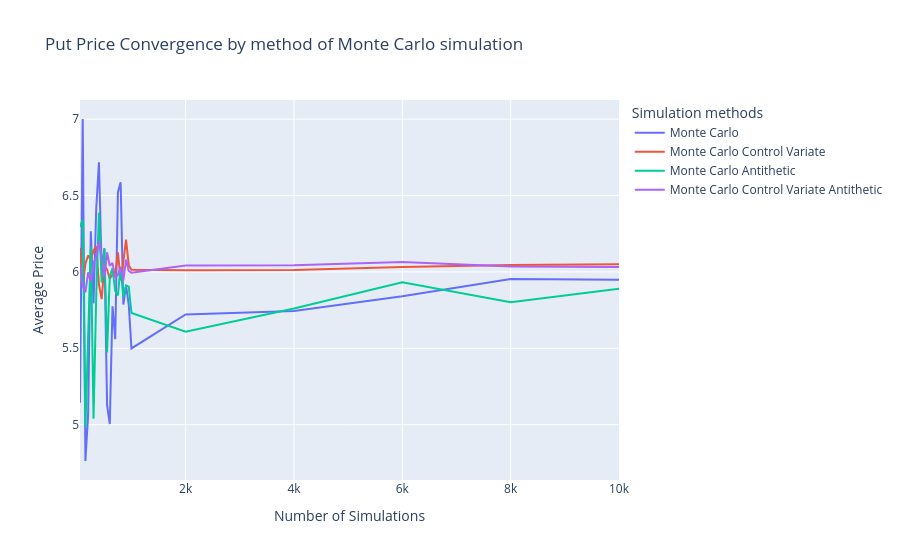

Notebook cell for this chart:
### Code cell
fig = go.Figure()

# Courbe 1 : Moyenne
fig.add_trace(go.Scatter(
    x=df_put_mc.index,
    y=df_put_mc["mean"],
    mode='lines',
    name='Monte Carlo'
))

fig.add_trace(go.Scatter(
    x=df_put_mc_cv.index,
    y=df_put_mc_cv["mean"],
    mode='lines',
    name='Monte Carlo Control Variate'
))

fig.add_trace(go.Scatter(
    x=df_put_mc_an.index,
    y=df_put_mc_an["mean"],
    mode='lines',
    name='Monte Carlo Antithetic'
))

fig.add_trace(go.Scatter(
    x=df_put_mc_an_cv.index,
    y=df_put_mc_an_cv["mean"],
    mode='lines',
    name='Monte Carlo Control Variate Antithetic'
))

fig.update_layout(
    title="Put Price Convergence by method of Monte Carlo simulation",
    xaxis_title="Number of Simulations",
    yaxis_title="Average Price",
    legend_title="Simulation methods"
)

fig.show()

### Figure 1 — Plotly figure (JSON) as saved in the notebook; plotly's stock layout.template omitted (floating-point values rounded to 4 significant figures)
{"data": [{"mode": "lines", "name": "Monte Carlo", "type": "scatter", "x": [50, 100, 150, 200, 250, 300, 350, 400, 450, 500, 550, 600, 650, 700, 750, 800, 850, 900, 950, 1000, 2000, 4000, 6000, 8000, 10000], "y": [5.144, 7.001, 4.762, 5.067, 6.266, 5.793, 6.417, 6.718, 6.009, 6.155, 5.127, 5.004, 5.775, 5.559, 6.522, 6.587, 5.786, 5.912, 5.785, 5.499, 5.721, 5.745, 5.841, 5.954, 5.949]}, {"mode": "lines", "name": "Monte Carlo Control Variate", "type": "scatter", "x": [50, 100, 150, 200, 250, 300, 350, 400, 450, 500, 550, 600, 650, 700, 750, 800, 850, 900, 950, 1000, 2000, 4000, 6000, 8000, 10000], "y": [6.157, 5.91, 6.054, 6.107, 6.08, 6.14, 6.168, 5.918, 5.822, 6.044, 6.014, 5.955, 5.982, 5.987, 6.128, 5.943, 6.066, 6.212, 6.044, 6.013, 6.011, 6.013, 6.032, 6.046, 6.051]}, {"mode": "lines", "name": "Monte Carlo Antithetic", "type": "scatter", "x": [50, 100, 150, 200, 250, 300, 350, 400, 450, 500, 550, 600, 650, 700, 750, 800, 850, 900, 950, 1000, 2000, 4000, 6000, 8000, 10000], "y": [6.295, 6.341, 4.982, 5.561, 6.164, 5.039, 5.845, 6.387, 5.931, 6.151, 5.473, 5.97, 6.025, 5.875, 5.846, 6.034, 5.83, 5.912, 5.904, 5.731, 5.608, 5.76, 5.932, 5.802, 5.89]}, {"mode": "lines", "name": "Monte Carlo Control Variate Antithetic", "type": "scatter", "x": [50, 100, 150, 200, 250, 300, 350, 400, 450, 500, 550, 600, 650, 700, 750, 800, 850, 900, 950, 1000, 2000, 4000, 6000, 8000, 10000], "y": [6.058, 5.91, 5.866, 5.997, 5.938, 6.06, 6.094, 6.201, 6.087, 5.963, 6.127, 6.04, 6.059, 5.962, 5.98, 6.031, 5.947, 6.08, 6.007, 5.995, 6.042, 6.044, 6.065, 6.036, 6.032]}], "layout": {"legend": {"title": {"text": "Simulation methods"}}, "title": {"text": "Put Price Convergence by method of Monte Carlo simulation"}, "xaxis": {"title": {"text": "Number of Simulations"}}, "yaxis": {"title": {"text": "Average Price"}}}}
